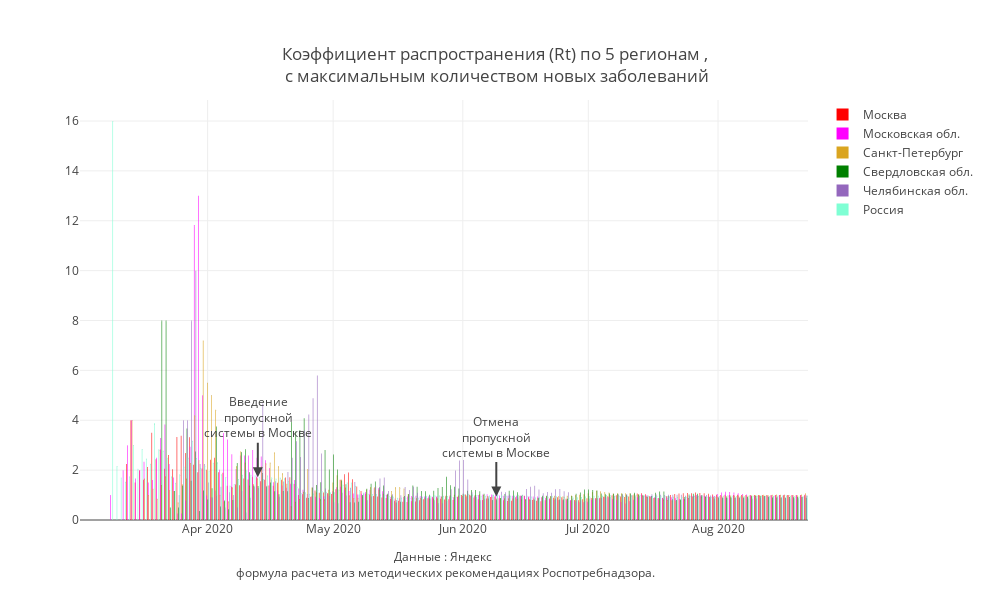

Notebook code for this chart:
### Code cell
#mask = (X.Date>datetime.date(2020,5,1))&(X.Region.isin(regions_towatch))

colors_dict = {"Москва": "red",
                "Московская обл.": "magenta",
                "Санкт-Петербург": "goldenrod",
                "Нижегородская обл.": "darkblue",
                "Свердловская обл.": "green",
                 'Россия':'aquamarine'}
fig = go.Figure()
for i in regions_towatch:
    mask = X['Region'] == i
        
    fig.add_trace(
        
        go.Bar(
        name = f'{i}',
        x=X[mask].Date,
        y=X[mask].Rt,
        text=round(X[mask].Rt,3),
        textposition='inside',
        marker_color= colors_dict.get(i),
        
        showlegend=True))




                  
fig.update_layout(
    annotations=[
        dict(
            x='2020-04-13',
            y=1.717,
            xref="x",
            yref="y",
            text="Введение<br>пропускной<br>системы в Москве",
            showarrow=True,
            arrowhead=2,
            ax=0,
            ay=-60),
        dict(
            x='2020-06-09',
            y=0.942,
            xref="x",
            yref="y",
            text="Отмена<br>пропускной<br>системы в Москве",
            showarrow=True,
            arrowhead=2,
            ax=0,
            ay=-60),
            dict(x=0.5,y=-0.15,
            showarrow=False,
            text="Данные : Яндекс <br> формула расчета из методических рекомендациях Роспотребнадзора.",
            xref="paper",
            yref="paper")],
                  title = "Коэффициент распространения (Rt) по 5 регионам ,<br> с максимальным количеством новых заболеваний ",
                  title_x = 0.5,
                  title_y= 0.9,
                  title_xanchor = "center",
                  title_yanchor = "bottom", 
                 # legend_x = 0.05,legend_y = 0.9,
                  width = 990, height = 600,template = 'gridon',
    
    
                 # xaxis_title='Коэффициент рассчитан, исходя из данных оперативного штаба и <br>' + 
                               #' формулы расчета в методических рекомендациях Роспотребнадзора. ',
    yaxis_title = ' '
)


fig.show()

### Figure 1 — Plotly figure (JSON) as saved in the notebook; plotly's stock layout.template omitted (floating-point values rounded to 4 significant figures; data arrays with more than 128 entries replaced by an {"elided": "..."} marker saying what was removed)
{"data": [{"marker": {"color": "red"}, "name": "Москва", "showlegend": true, "text": {"elided": "170 float values"}, "textposition": "inside", "type": "bar", "x": {"elided": "170 str values"}, "y": {"elided": "170 float values"}}, {"marker": {"color": "magenta"}, "name": "Московская обл.", "showlegend": true, "text": {"elided": "174 float values"}, "textposition": "inside", "type": "bar", "x": {"elided": "174 str values"}, "y": {"elided": "174 float values"}}, {"marker": {"color": "goldenrod"}, "name": "Санкт-Петербург", "showlegend": true, "text": {"elided": "169 float values"}, "textposition": "inside", "type": "bar", "x": {"elided": "169 str values"}, "y": {"elided": "169 float values"}}, {"marker": {"color": "green"}, "name": "Свердловская обл.", "showlegend": true, "text": {"elided": "164 float values"}, "textposition": "inside", "type": "bar", "x": {"elided": "164 str values"}, "y": {"elided": "164 float values"}}, {"name": "Челябинская обл.", "showlegend": true, "text": {"elided": "164 float values"}, "textposition": "inside", "type": "bar", "x": {"elided": "164 str values"}, "y": {"elided": "164 float values"}}, {"marker": {"color": "aquamarine"}, "name": "Россия", "showlegend": true, "text": {"elided": "174 float values"}, "textposition": "inside", "type": "bar", "x": {"elided": "174 str values"}, "y": {"elided": "174 float values"}}], "layout": {"annotations": [{"arrowhead": 2, "ax": 0, "ay": -60, "showarrow": true, "text": "Введение<br>пропускной<br>системы в Москве", "x": "2020-04-13", "xref": "x", "y": 1.717, "yref": "y"}, {"arrowhead": 2, "ax": 0, "ay": -60, "showarrow": true, "text": "Отмена<br>пропускной<br>системы в Москве", "x": "2020-06-09", "xref": "x", "y": 0.942, "yref": "y"}, {"showarrow": false, "text": "Данные : Яндекс <br> формула расчета из методических рекомендациях Роспотребнадзора.", "x": 0.5, "xref": "paper", "y": -0.15, "yref": "paper"}], "height": 600, "title": {"text": "Коэффициент распространения (Rt) по 5 регионам ,<br> с максимальным количеством новых заболеваний ", "x": 0.5, "xanchor": "center", "y": 0.9, "yanchor": "bottom"}, "width": 990, "yaxis": {"title": {"text": " "}}}}
